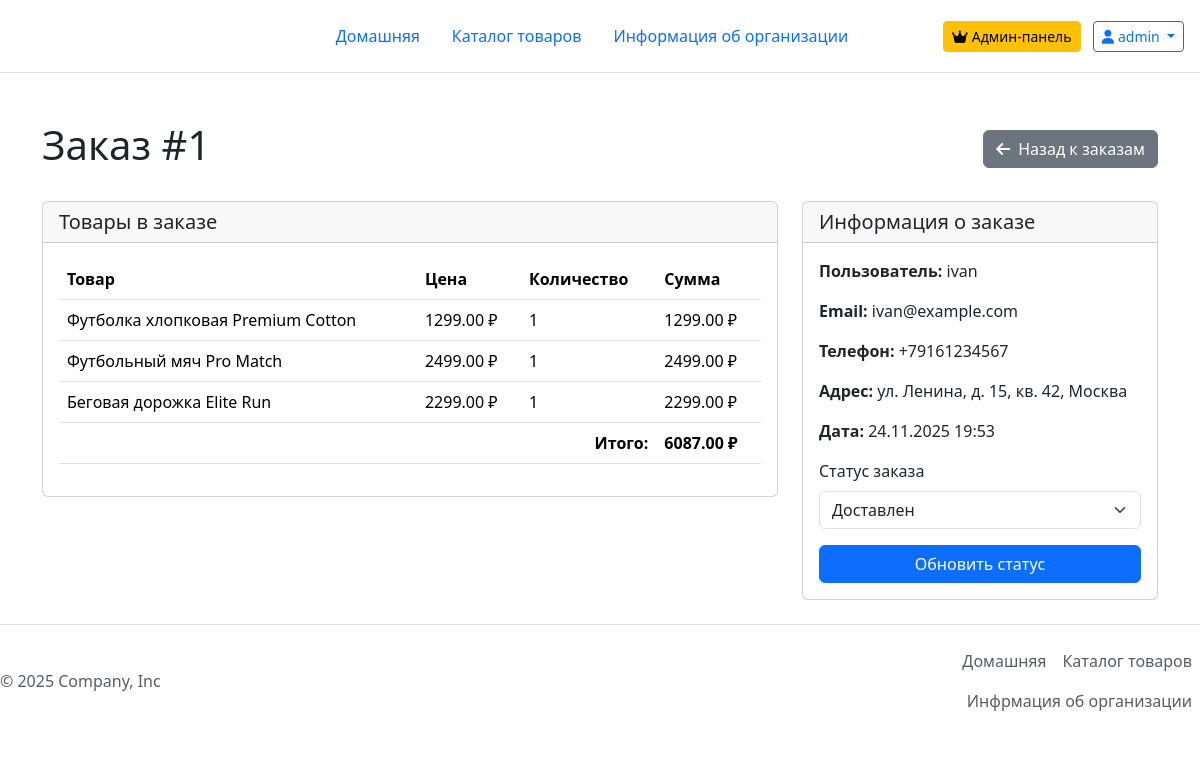
The page /admin/order/1 (signed in) on the database its author committed.
### models.py (models this page shows, shortened)
class User(UserMixin, db.Model):
    __tablename__ = 'user'
    id=db.Column(db.Integer(), primary_key=True)
    name = db.Column(db.String(100),default='')
    email = db.Column(db.String(100), nullable=False, unique=True)
    username=db.Column(db.String(50), nullable=False, unique=True)
    password_hash=db.Column(db.String(200), nullable=False, unique=True)
    is_admin = db.Column(db.Boolean, default=False)
    created_at = db.Column(db.DateTime, default=datetime.now)
    last_seen = db.Column(db.DateTime, default=datetime.now)
    google_id = db.Column(db.String(100), unique=True)
    cart_items=db.relationship('CartItem',backref='user',lazy=True,cascade='all,delete-orphan')

class Order(db.Model):
    id = db.Column(db.Integer, primary_key=True)
    user_id = db.Column(db.Integer, db.ForeignKey('user.id'), nullable=False)
    created_at = db.Column(db.DateTime, default=datetime.now)
    total_amount = db.Column(db.Float, nullable=False)
    status = db.Column(db.String(20), default='pending')  # pending, confirmed, shipped, delivered, cancelled
    shipping_address = db.Column(db.Text)
    phone = db.Column(db.String(20))
    email = db.Column(db.String(120))
    user = db.relationship('User', backref=db.backref('orders', lazy=True))
    items = db.relationship('OrderItem', backref='order', lazy=True, cascade='all, delete-orphan')

class OrderItem(db.Model):
    id = db.Column(db.Integer, primary_key=True)
    order_id = db.Column(db.Integer, db.ForeignKey('order.id'), nullable=False)
    product_id = db.Column(db.Integer, db.ForeignKey('product.id'), nullable=False)
    quantity = db.Column(db.Integer, nullable=False)
    price = db.Column(db.Float, nullable=False)
    product = db.relationship('Product', backref='order_items')

class Product(db.Model):
    id=db.Column(db.Integer(), primary_key=True)
    name=db.Column(db.String(50), nullable=False,unique=True)
    description=db.Column(db.Text, nullable=False)
    category=db.Column(db.String(50))
    price=db.Column(db.Integer(),nullable=False)
    image=db.Column(db.String(50),nullable=False, unique=True)
    created_at = db.Column(db.DateTime, default=datetime.now)
    is_deleted=db.Column(db.Boolean,default=False)

### app.py (the view)
@app.route('/admin/order/<int:order_id>')
@admin_required
def admin_order_detail(order_id):
    order = Order.query.get_or_404(order_id)
    return render_template('admin/admin_order_detail.html', order=order)

### app.py (called while the page is built)
@login_manager.user_loader
def load_user(user_id):
    return User.query.get(int(user_id))

@app.before_request
def before_request():
    if current_user.is_authenticated:
        current_user.last_seen = datetime.now()
        db.session.commit()

def admin_required(f):
    from functools import wraps
    @wraps(f)
    def decorated_function(*args, **kwargs):
        if not current_user.is_authenticated or not current_user.is_admin:
            flash('Требуются права администратора','warning')
            return redirect(url_for('index'))
        return f(*args,**kwargs)
    return decorated_function

@app.context_processor
def utility_processor():
    return dict(time_ago=time_ago)

### templates/admin/admin_order_detail.html (shortened to what this page needs)
{% extends "base.html" %}
{% block content %}
<div class="container py-4">
    <div class="d-flex justify-content-between align-items-center mb-4">
        <h1>Заказ #{{ order.id }}</h1>
        <a href="{{ url_for('admin_orders') }}" class="btn btn-secondary">
            <i class="fas fa-arrow-left me-2"></i>Назад к заказам
        </a>
    </div>
    <div class="row">
        <div class="col-md-8">
            <div class="card mb-4">
                <div class="card-header">
                    <h5 class="mb-0">Товары в заказе</h5>
                </div>
                <div class="card-body">
                    <table class="table">
                        <thead>
                            <tr>
                                <th>Товар</th>
                                <th>Цена</th>
                                <th>Количество</th>
                                <th>Сумма</th>
                            </tr>
                        </thead>
                        <tbody>
                            {% for item in order.items %}
                            <tr>
                                <td>{{ item.product.name }}</td>
                                <td>{{ "%.2f"|format(item.price) }} ₽</td>
                                <td>{{ item.quantity }}</td>
                                <td>{{ "%.2f"|format(item.price * item.quantity) }} ₽</td>
                            </tr>
                            {% endfor %}
                        </tbody>
                        <tfoot>
                            <tr>
                                <td colspan="3" class="text-end"><strong>Итого:</strong></td>
                                <td><strong>{{ "%.2f"|format(order.total_amount) }} ₽</strong></td>
                            </tr>
                        </tfoot>
                    </table>
                </div>
            </div>
        </div>
        <div class="col-md-4">
            <div class="card">
                <div class="card-header">
                    <h5 class="mb-0">Информация о заказе</h5>
                </div>
                <div class="card-body">
                    <p><strong>Пользователь:</strong> {{ order.user.username }}</p>
                    <p><strong>Email:</strong> {{ order.email }}</p>
                    <p><strong>Телефон:</strong> {{ order.phone }}</p>
                    <p><strong>Адрес:</strong> {{ order.shipping_address }}</p>
                    <p><strong>Дата:</strong> {{ order.created_at.strftime('%d.%m.%Y %H:%M') }}</p>
                    <form method="POST" action="{{ url_for('update_order_status', order_id=order.id) }}">
                        <div class="mb-3">
                            <label for="status" class="form-label">Статус заказа</label>
                            <select class="form-select" id="status" name="status">
                                <option value="delivered" {% if order.status =='delivered' %}selected{% endif %}>Доставлен</option>
                            </select>
                        </div>
                        <button type="submit" class="btn btn-primary w-100">Обновить статус</button>
                    </form>
                </div>
            </div>
        </div>
    </div>
</div>
{% endblock %}

### templates/base.html (shortened to what this page needs)
<!DOCTYPE html>
<html lang="en">
<head>
    <link rel="stylesheet" href="{{ url_for('static', filename='CSS/bootstrap.min.css') }} ">
    <link rel="stylesheet" href="https://cdnjs.cloudflare.com/ajax/libs/font-awesome/6.4.0/css/all.min.css">
</head>
<body>
<div class="container1">
    <header class="d-flex flex-wrap align-items-center justify-content-center justify-content-md-between py-3 mb-4 border-bottom">
        <div class="col-md-3 mb-2 mb-md-0"><a href="/"
                                              class="d-inline-flex link-body-emphasis text-decoration-none">
            <svg class="bi" width="40" height="32" role="img" aria-label="Bootstrap">
                <use xlink:href="#bootstrap"></use>
            </svg>
        </a></div>
        <ul class="nav nav-pills col-12 col-md-auto mb-2 justify-content-center mb-md-0">
            <li class="nav-item">
                <a href="/index"
                   class="nav-link {{ 'active' if request.endpoint == 'index' else '' }}">
                    Домашняя
                </a>
            </li>
            <li class="nav-item">
                <a href="/catalog"
                   class="nav-link {{ 'active' if request.endpoint and 'catalog' in request.endpoint else '' }}">
                    Каталог товаров
                </a>
            </li>
            <li class="nav-item">
                <a href="/info"
                   class="nav-link {{ 'active' if request.endpoint == 'info' else '' }}">
                    Информация об организации
                </a>
            </li>
        </ul>
        <div class="col-md-3 text-end me-3">
            {% if current_user.is_authenticated %}
            {% if current_user.is_admin %}
            <a class="btn btn-warning btn-sm me-2" href="{{ url_for('admin_dashboard') }}">
                <i class="fas fa-crown me-1"></i>Админ-панель
            </a>
            {% endif %}
            <div class="btn-group">
                <button type="button" class="btn btn-outline-primary btn-sm dropdown-toggle" data-bs-toggle="dropdown">
                    <i class="fas fa-user me-1"></i>{{ current_user.username }}
                </button>
            </div>
            {% endif %}
        </div>
    </header>
</div>
{% block content %}{% endblock %}
<div class="container1">
    <footer class="d-flex justify-content-between align-items-center py-3  border-top footer"><p
            class="col-md-4 mb-0 text-body-secondary">© 2025 Company, Inc</p> <a href="/"
                                                                                 class="col-md-4 d-flex align-items-center justify-content-center mb-3 mb-md-0 me-md-auto link-body-emphasis text-decoration-none"
                                                                                 aria-label="Bootstrap">
        <svg class="bi me-2" width="40" height="32" aria-hidden="true">
            <use xlink:href="#bootstrap"></use>
        </svg>
    </a>
        <ul class="nav col-md-4 justify-content-end">
            <li class="nav-item"><a href="/index" class="nav-link px-2 text-body-secondary">Домашняя</a></li>
            <li class="nav-item"><a href="/catalog" class="nav-link px-2 text-body-secondary">Каталог товаров</a></li>
            <li class="nav-item"><a href="/info" class="nav-link px-2 text-body-secondary">Инфрмация об организации</a>
            </li>
        </ul>
    </footer>
</div>
</body>
</html>

### rows shown on the page
User: username "admin"
Order: id "1", total_amount "6087.00", email "ivan@example.com", phone "+79161234567", shipping_address "ул. Ленина, д. 15, кв. 42, Москва", created_at "24.11.2025 19:53", status "Доставлен"
OrderItem: product.name "Футболка хлопковая Premium Cotton", price "1299.00", quantity "1", item.price*item.quantity "1299.00"
OrderItem: product.name "Футбольный мяч Pro Match", price "2499.00", quantity "1", item.price*item.quantity "2499.00"
OrderItem: product.name "Беговая дорожка Elite Run", price "2299.00", quantity "1", item.price*item.quantity "2299.00"
User: user.username "ivan"
